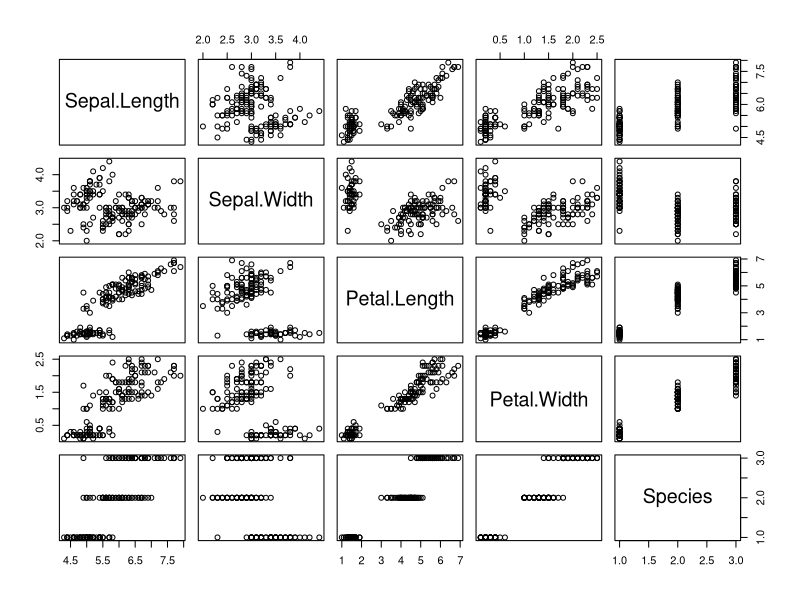
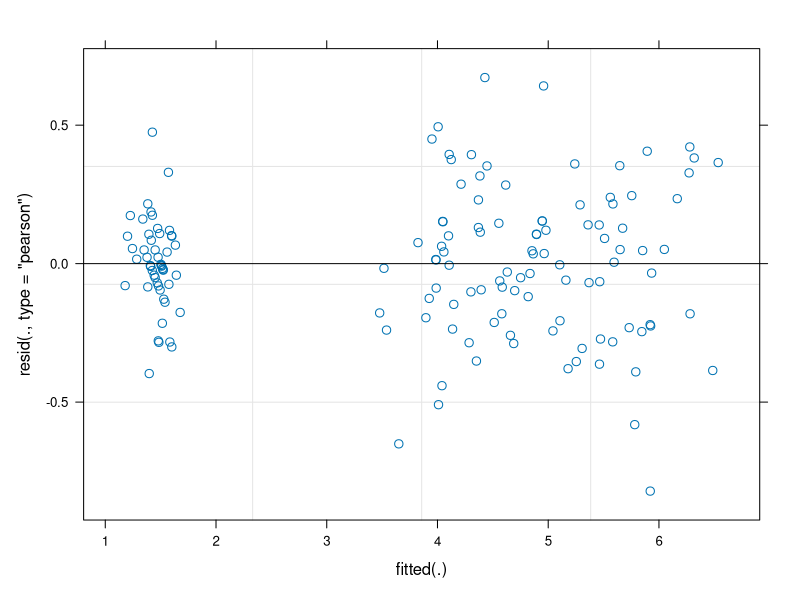

These charts were generated, in order, by the following R code:
## ---- chunk 1
library(lme4)

data(iris)
## ---- chunk 2
plot(iris)
## ---- chunk 3
m1 <- lmer(Petal.Length ~ Sepal.Length * Sepal.Width * Petal.Width + (1|Species), iris)

plot(m1)
